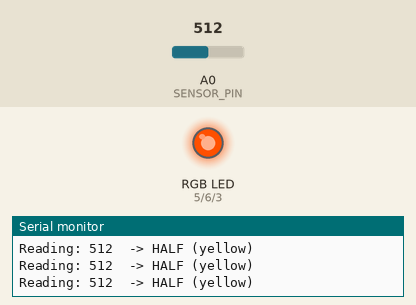
Simulated run of this sketch. Board: Arduino Uno, built with avr-gcc and run on an emulated ATmega328P. Parts: an RGB LED mixed from three pins (HIGH = lit), the last lines printed to the serial monitor. The test bench sets the inputs (shaded band); at power-on: A0 (SENSOR_PIN) = 512. Pins used as bus, display or sensor lines are not drawn.

Above: at 1.7 s.
1.8 s: A0 (SENSOR_PIN) set to 541
4.8 s: A0 (SENSOR_PIN) set to 557
At 5.8 s:
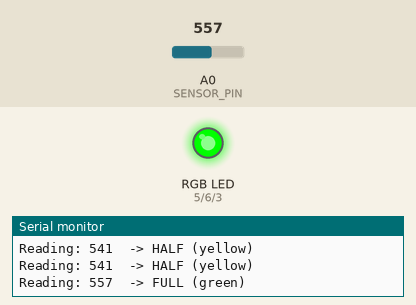
6.8 s: A0 (SENSOR_PIN) set to 390
At 8.0 s:
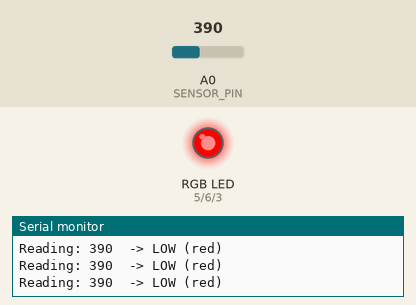
8.4 s: A0 (SENSOR_PIN) set to 110
9.9 s: A0 (SENSOR_PIN) set to 90
At 11.3 s:
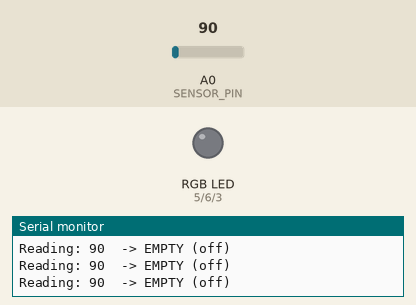
11.6 s: A0 (SENSOR_PIN) set to 122
At 12.3 s:
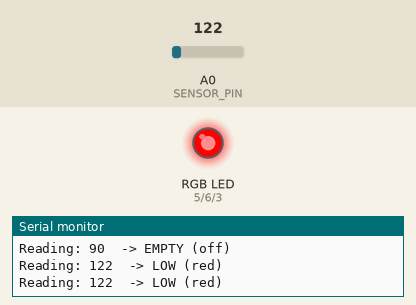
Timing chart, 0 to 14.1 s (numbered marks = the images above; inputs shaded):
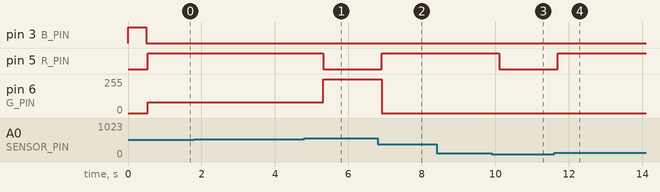

The sketch:

water_level.ino
```cpp
// (licence header left out)
// Water level indicator - water sensor + RGB LED module
// Sensor: S -> A0, + -> D8 (powered only while reading, to stop corrosion), - -> GND
// RGB module: R -> 5, G -> 6, B -> 3, GND -> GND
// Serial Monitor at 9600 shows the raw reading so you can tune the levels below.

const int SENSOR_PIN = A0;
const int SENSOR_POWER = 8;
const int R_PIN = 5, G_PIN = 6, B_PIN = 3;

// Tune these after watching the Serial Monitor:
const int DRY_MAX  = 100;  // below this = sensor is dry (no light)
const int LOW_MAX  = 400;  // up to this = low (RED)
const int MID_MAX  = 550;  // up to this = half (YELLOW), above = full (GREEN)

void setColor(int r, int g, int b) {
  analogWrite(R_PIN, r); analogWrite(G_PIN, g); analogWrite(B_PIN, b);
}

int readSensor() {
  digitalWrite(SENSOR_POWER, HIGH);
  delay(10);
  long sum = 0;
  for (int i = 0; i < 10; i++) { sum += analogRead(SENSOR_PIN); delay(2); }
  digitalWrite(SENSOR_POWER, LOW);
  return sum / 10;
}

void setup() {
  Serial.begin(9600);
  pinMode(SENSOR_POWER, OUTPUT);
  digitalWrite(SENSOR_POWER, LOW);
  pinMode(R_PIN, OUTPUT); pinMode(G_PIN, OUTPUT); pinMode(B_PIN, OUTPUT);
  setColor(0, 0, 255); delay(500); setColor(0, 0, 0);   // blue flash = ready
}

void loop() {
  int level = readSensor();
  Serial.print("Reading: "); Serial.print(level);

  if (level < DRY_MAX)      { setColor(0, 0, 0);     Serial.println("  -> EMPTY (off)"); }
  else if (level < LOW_MAX) { setColor(255, 0, 0);   Serial.println("  -> LOW (red)"); }
  else if (level < MID_MAX) { setColor(255, 80, 0);  Serial.println("  -> HALF (yellow)"); }
  else                      { setColor(0, 255, 0);   Serial.println("  -> FULL (green)"); }

  delay(500);
}
```

Measured:
- the behaviour switches between 549 and 550 on A0 (SENSOR_PIN) (found by bisection; images 0 and 1)
- the behaviour switches between 100 and 99 on A0 (SENSOR_PIN) (found by bisection; images 2 and 3)
- after the input at 4.8 s, pin 5 (R_PIN): HIGH → LOW after 0.52 s; pin 6 (G_PIN): 80/255 → 255/255 after 0.52 s
- after the input at 6.8 s, pin 5 (R_PIN): LOW → HIGH after 0.11 s; pin 6 (G_PIN): 255/255 → 0/255 after 0.11 s
- after the input at 9.9 s, pin 5 (R_PIN): HIGH → LOW after 0.20 s
- after the input at 11.6 s, pin 5 (R_PIN): LOW → HIGH after 0.09 s
